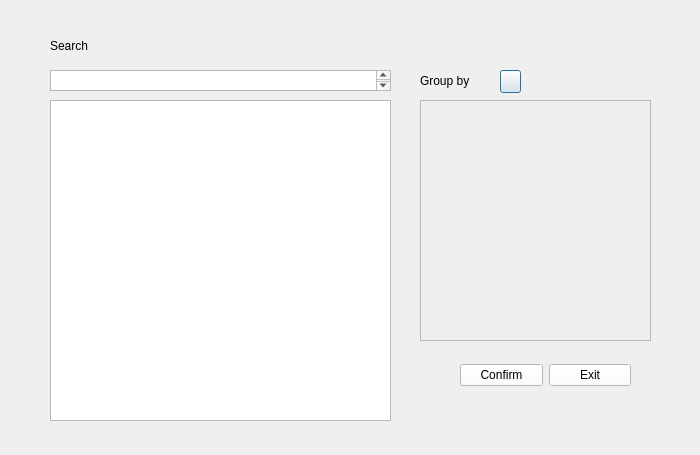
<?xml version="1.0" encoding="UTF-8"?>
<ui version="4.0">
 <class>Dialog</class>
 <widget class="QDialog" name="Dialog">
  <property name="geometry">
   <rect>
    <x>0</x>
    <y>0</y>
    <width>700</width>
    <height>455</height>
   </rect>
  </property>
  <property name="minimumSize">
   <size>
    <width>700</width>
    <height>455</height>
   </size>
  </property>
  <property name="maximumSize">
   <size>
    <width>700</width>
    <height>455</height>
   </size>
  </property>
  <property name="windowTitle">
   <string>Search</string>
  </property>
  <widget class="QLabel" name="headerTitle">
   <property name="geometry">
    <rect>
     <x>50</x>
     <y>30</y>
     <width>181</width>
     <height>31</height>
    </rect>
   </property>
   <property name="styleSheet">
    <string notr="true">text-align: center;
font: 75 22pt &quot;MS Shell Dlg 2&quot;;
color: black;
</string>
   </property>
   <property name="text">
    <string>Search</string>
   </property>
  </widget>
  <widget class="QTableWidget" name="SETable">
   <property name="geometry">
    <rect>
     <x>50</x>
     <y>100</y>
     <width>341</width>
     <height>321</height>
    </rect>
   </property>
   <property name="styleSheet">
    <string notr="true"/>
   </property>
  </widget>
  <widget class="QPushButton" name="SEAddAttribute">
   <property name="geometry">
    <rect>
     <x>500</x>
     <y>70</y>
     <width>21</width>
     <height>23</height>
    </rect>
   </property>
   <property name="text">
    <string/>
   </property>
   <property name="icon">
    <iconset>
     <normaloff>Code/Downloads/plus.png</normaloff>Code/Downloads/plus.png</iconset>
   </property>
  </widget>
  <widget class="QScrollArea" name="GBAttributeScroll">
   <property name="geometry">
    <rect>
     <x>420</x>
     <y>100</y>
     <width>231</width>
     <height>241</height>
    </rect>
   </property>
   <property name="widgetResizable">
    <bool>true</bool>
   </property>
   <widget class="QWidget" name="scrollAreaWidgetContents_2">
    <property name="geometry">
     <rect>
      <x>0</x>
      <y>0</y>
      <width>229</width>
      <height>239</height>
     </rect>
    </property>
    <widget class="QWidget" name="formLayoutWidget">
     <property name="geometry">
      <rect>
       <x>0</x>
       <y>0</y>
       <width>231</width>
       <height>241</height>
      </rect>
     </property>
     <layout class="QFormLayout" name="formLayout"/>
    </widget>
   </widget>
  </widget>
  <widget class="QWidget" name="horizontalLayoutWidget">
   <property name="geometry">
    <rect>
     <x>460</x>
     <y>360</y>
     <width>171</width>
     <height>31</height>
    </rect>
   </property>
   <layout class="QHBoxLayout" name="horizontalLayout_2">
    <item>
     <widget class="QPushButton" name="SEOkButton">
      <property name="styleSheet">
       <string notr="true">background-color: rgb(255, 255, 255)</string>
      </property>
      <property name="text">
       <string>Confirm</string>
      </property>
     </widget>
    </item>
    <item>
     <widget class="QPushButton" name="SEExitButton">
      <property name="styleSheet">
       <string notr="true">background-color: rgb(255, 255, 255)</string>
      </property>
      <property name="text">
       <string>Exit</string>
      </property>
     </widget>
    </item>
   </layout>
  </widget>
  <widget class="QLabel" name="label_3">
   <property name="geometry">
    <rect>
     <x>420</x>
     <y>60</y>
     <width>361</width>
     <height>41</height>
    </rect>
   </property>
   <property name="styleSheet">
    <string notr="true">text-align: center;
font: 75 12pt &quot;MS Shell Dlg 2&quot;;
color: black;
</string>
   </property>
   <property name="text">
    <string>Group by</string>
   </property>
  </widget>
  <widget class="QTextBrowser" name="SearchBar">
   <property name="geometry">
    <rect>
     <x>50</x>
     <y>70</y>
     <width>341</width>
     <height>21</height>
    </rect>
   </property>
  </widget>
 </widget>
 <resources/>
 <connections/>
</ui>
